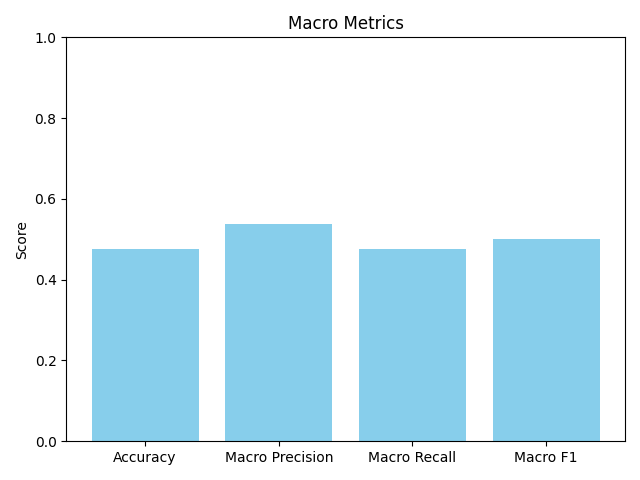
#> input picture macro_metrics.png, 640 x 480 px
$ python -i cropping.py   (imports and definitions only)
#> lines starting #> are read from the running program, lines starting #| are printed output that depends on the picture; after the words box and inside, x2 and y2 are one past the last pixel; in counts of white or black regions, pixels touching at a corner belong together
#> in process_image, img is the input picture: shape (480, 640, 3); mean B, G, R 246.1, 238, 218.1
import cv2
import glob
import os
from tqdm import tqdm
from multiprocessing import Pool, cpu_count

input_dir = r'database/photos/'
new_sz = 1024

extensions = ['*.jpg', '*.jpeg', '*.png', '*.bmp', '*.tif', '*.tiff']

files = []
# [2 lines not run here, left out]

def process_image_for_cropping(image):
    output = image.copy()
    gray = cv2.cvtColor(image, cv2.COLOR_BGR2GRAY)
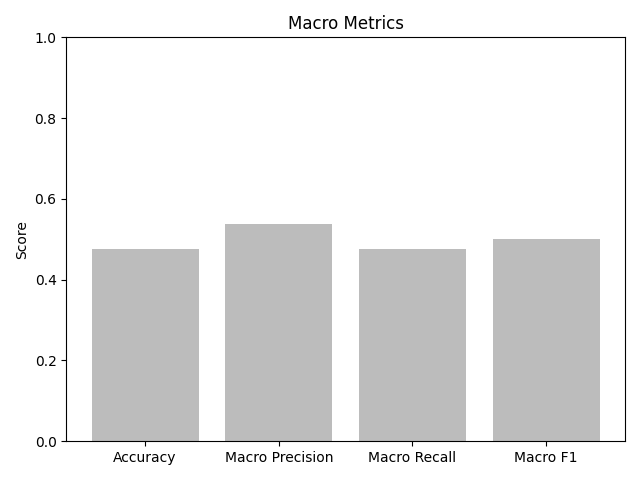
#> gray: shape (480, 640); min 0, max 255, mean 232.9
    ret, gray = cv2.threshold(gray, 10, 255, cv2.THRESH_BINARY)
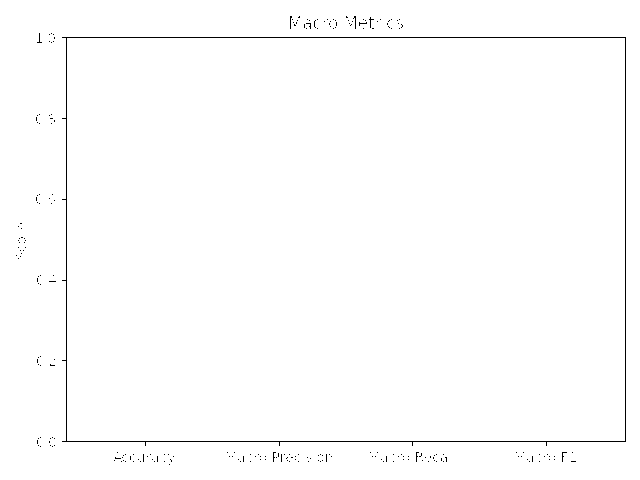
#> gray: shape (480, 640); 99.2% white; black in thin lines or dots, all inside (x1, y1, x2, y2) = (16, 16, 626, 465)
    contours, hierarchy = cv2.findContours(gray, cv2.RETR_EXTERNAL, cv2.CHAIN_APPROX_SIMPLE)
#> contours = [[[0, 0], [0, 479], [639, 479], [639, 0]]]

    if not contours:
        print('\nNo contours found!')
        return image, 0

    cnt = max(contours, key=cv2.contourArea)
#> cnt = [[0, 0], [0, 479], [639, 479], [639, 0]]
    ((x, y), r) = cv2.minEnclosingCircle(cnt)
#> x = 319.5; y = 239.5; r = 399.3
    x = int(x)
#> x = 319
    y = int(y)
#> y = 239
    r = int(r)
#> r = 399

    if r > 100:
        top = max(0, y - r)
#> top = 0
        bottom = min(image.shape[0], y + r)
#> bottom = 480
        left = max(0, x - r)
#> left = 0
        right = min(image.shape[1], x + r)
#> right = 640

        cropped = output[top:bottom, left:right]

        if cropped.shape[0] > 0 and cropped.shape[1] > 0:
            resized = cv2.resize(cropped, (new_sz, new_sz), interpolation=cv2.INTER_AREA)
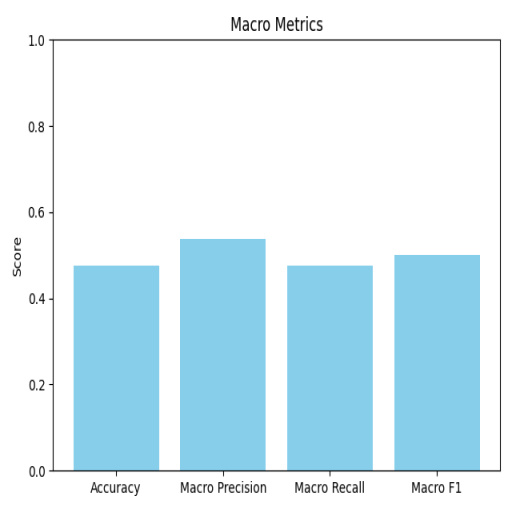
#> resized: shape (1024, 1024, 3) (shown at 1/2 size); mean B, G, R 246.1, 238, 218.1
            return resized, 1
        else:
            return image, 0

    return image, 1

def process_image(file):
    try:
        img = cv2.imread(file)
        if img is not None:
            processed_img, success = process_image_for_cropping(img)
#> success = 1
            if success:
                if len(processed_img.shape) == 3 and processed_img.shape[2] == 3:
                    processed_img = cv2.cvtColor(processed_img, cv2.COLOR_BGR2GRAY)
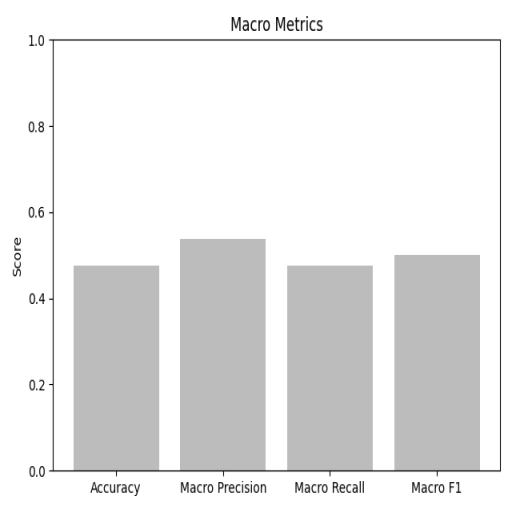
#> processed_img: shape (1024, 1024) (shown at 1/2 size); min 0, max 255, mean 232.9

                filename = os.path.basename(file)
                output_path = os.path.join('to_model', filename)
                cv2.imwrite(output_path, processed_img)
        else:
            print(f"Could not read file: {file}")
    except Exception as e:
        print(f"Error while processing {file}: {str(e)}")

def crop_image():
    print("Image cropping stage")
    print("------------------------")
    print(f"Number of files found: {len(files)}")

    if not os.path.exists('to_model'):
        os.makedirs('to_model')

    num_processes = cpu_count()
    print(f"Using {num_processes} parallel processes")

    with Pool(processes=num_processes) as pool:
        list(tqdm(pool.imap(process_image, files), total=len(files), desc="Processing images"))
        pool.close()
        pool.join()

>>> result = process_image('macro_metrics.png')
